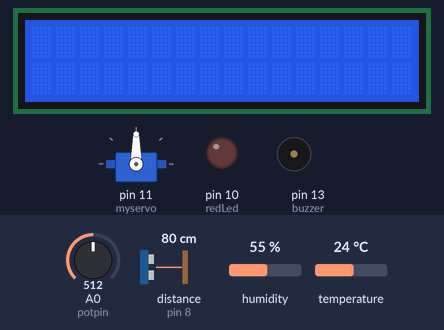
A sketch run on a simulated Arduino Uno, built with avr-gcc and run on an emulated ATmega328P. Parts: servo, 16×2 character LCD, output pins drawn as LEDs (lit = HIGH), buzzer (waves = sounding). Wiring (inferred from the names in the program): ultrasonic range finder: trigger pin 9; echo pin 8. The test bench sets the inputs (shaded band); at power-on: distance to the obstacle (sensor on pin 8) 80 cm, humidity 55 %, temperature 24 °C, A0 (potpin) = 512. The echo pulse lasts 58.3 µs per cm; pins used as bus, display or sensor lines are not drawn; what the sketch prints to the serial monitor is not drawn.

Above: at 1.2 s.
1.3 s: distance to the obstacle (sensor on pin 8) set to 2 cm
At 3.7 s:
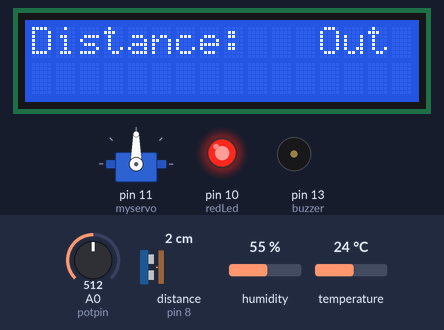
7.8 s: humidity set to 33 %
11.7 s: humidity set to 30 %
14.7 s: distance to the obstacle (sensor on pin 8) set to 4 cm
At 16.7 s:
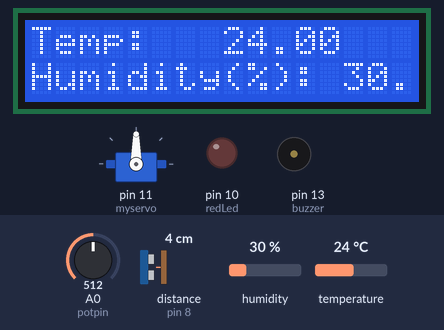
17.7 s: temperature set to 12 °C
At 20.9 s:
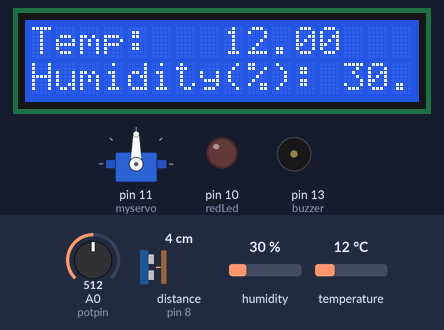
21.8 s: temperature set to 19 °C
At 25.1 s:
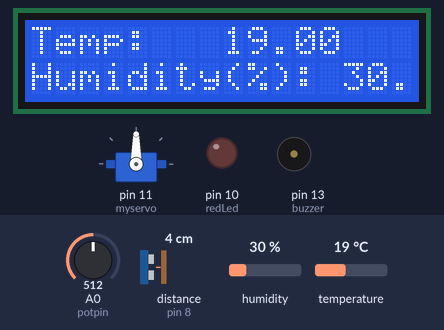
Timing chart, 0 to 26.6 s (numbered marks = the images above; inputs shaded):
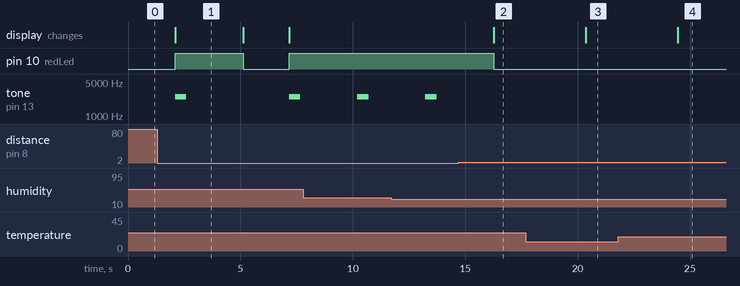

The sketch:

Pyrosonic_Meter.ino
```cpp
/*
            Pyrosonic Meter
This project attempts to model an automatic pyrometer operation. The components used are the ultrasonic sensor and the DHT11 temp sensor.
the mode of operation is such that the DHT displays the output temperature when an object distance of less than 30cm is achieved. the measure of distance is done by the ultrasonic sensor.
*/


#include <LiquidCrystal.h> //Icluding the LCD header file
#include <dht11.h>
#include <Servo.h>

#define trigPin 9
#define echoPin 8
#define dhtSensor 12
#define buzzer 13
int redLed = 10;
//int greenLed = 11;
int potpin = A0;  // analog pin used to connect the potentiometer

int val;    // variable to read the value from the analog pin


float duration, distance;

Servo myservo;
dht11 DHT11;
LiquidCrystal lcd(2, 3, 4, 5, 6, 7);//header file initialization

void setup() {
  pinMode(trigPin, OUTPUT);
  pinMode(echoPin, INPUT);
  pinMode(redLed, OUTPUT);
  //pinMode(greenLed, OUTPUT);
  pinMode(buzzer, OUTPUT);

  myservo.attach(11);  // attaches the servo on pin 9 to the servo object

  lcd.begin(16, 2);
  lcd.clear();
  Serial.begin(9600);


}

void loop() {
  int temp = DHT11.read(dhtSensor);
  digitalWrite(trigPin, LOW);
  delay(2000);
  digitalWrite(trigPin, HIGH); //Pulse transmission
  delayMicroseconds(10);
  digitalWrite(trigPin, LOW);

  duration = pulseIn(echoPin, HIGH); //Measure of the pulse width in mS
  distance = (duration / 2) * 0.0343; // Where the speed of sound is 343m/s in air

  lcd.clear();
  if(distance <=400 && distance >=2){

    Serial.print("Distance: ");
    Serial.println(distance);

    Serial.print("Humidity: ");
    Serial.println((float)DHT11.humidity, 2);
    Serial.print("Temperature: ");
    Serial.println((float)DHT11.temperature, 2);
    Serial.println();

    lcd.println("Temp: ");
    lcd.println((float)DHT11.temperature, 2);

    lcd.setCursor(0,1);
    lcd.print("Humidity(%): ");
    lcd.println((float)DHT11.humidity, 2);

    digitalWrite(redLed, LOW);
    //digitalWrite(greenLed, HIGH);
    noTone(buzzer);

    val = analogRead(potpin);            // reads the value of the potentiometer (value between 0 and 1023)
    val = map(val, 0, 1023, 0, 180);     // scale it to use it with the servo (value between 0 and 180)
    myservo.write(val);                  // sets the servo position according to the scaled value
    delay(15);

  }
  else{

    digitalWrite(redLed, HIGH);
    //digitalWrite(greenLed, LOW);
    Serial.print("The distance is: ");
    Serial.println("Out of range");
    lcd.println("Distance: ");
    lcd.println("Out of range");

    tone(buzzer, 2500, 500);
    delay(1000);

  }

}
```

Measured:
- the behaviour switches between 2 and 3 cm on distance to the obstacle (sensor on pin 8) (found by bisection; images 1 and 2)
- after the input at 1.3 s, pin 10 (redLed): LOW → HIGH after 0.79 s, → LOW 3.0 s later, → HIGH 2.0 s later; tone on pin 13 (buzzer): alternates 2500 Hz for 0.50 s and silent for 4.6 s, starting after 0.79 s; the display: changes after 0.79 s (image 1)
- after the input at 14.7 s, pin 10 (redLed): HIGH → LOW after 1.6 s; tone on pin 13 (buzzer): stays silent (without the input it goes to 2500 Hz after 1.6 s); the display: changes after 1.6 s (image 2)
- after the input at 17.7 s, the display: changes after 2.7 s (image 3)
- after the input at 21.8 s, the display: changes after 2.7 s (image 4)
- what the display in image 1 shows lasts 3.0 s, from 2.1 s to 5.1 s
